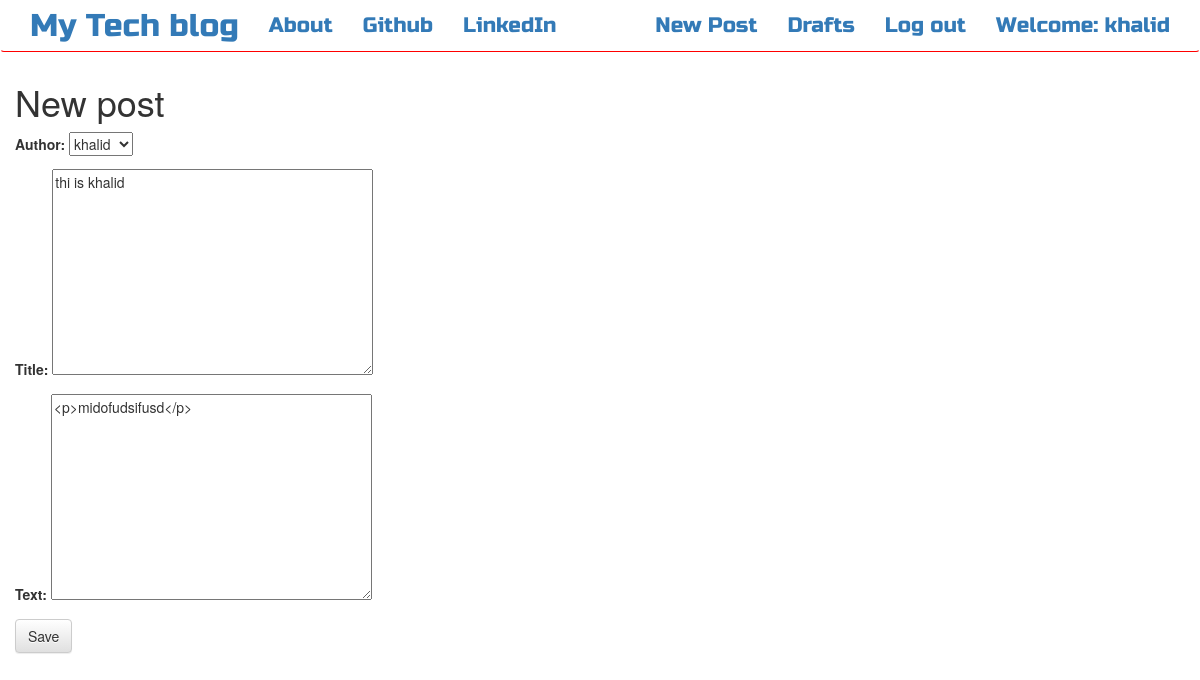
The page /post/7/edit/ (signed in) on the database its author committed.
### bloging/models.py (models this page shows, shortened)
class Post(models.Model):
    author = models.ForeignKey(User,on_delete=models.PROTECT)
    title = models.CharField(max_length=200)
    text = models.TextField()
    created_date = models.DateTimeField(default=timezone.now)
    published_date = models.DateTimeField(blank=True, null=True)

### bloging/views.py (the view)
# urls.py: url(r'^post/(?P<pk>\d+)/edit/$',views.PostUpdateView.as_view(),name='edit_post'),
class PostUpdateView(LoginRequiredMixin,UpdateView):
    login_url='/accounts/login/'
    redirect_field_name='bloging/post_detail.html'
    form_class=PostForm
    model=Post

### bloging/forms.py
class PostForm(forms.ModelForm):
    class Meta():
        model=Post
        fields=['author','title','text']
        widgets={
            'text':forms.Textarea(attrs={'class':'medium-editor-textarea editable postclass'}),
            'title':forms.Textarea(attrs={'class': 'title-class'})
        }

### bloging/template/bloging/post_form.html (shortened to what this page needs)
{% extends 'bloging/base.html' %}
{% block content %}
    <h1>New post</h1>
    <form method="POST" class="post-form">
    {{form.as_p}}
    <button type="submit" class="save btn btn-default">Save</button>
    </form>
{% endblock %}

### bloging/template/bloging/base.html (shortened to what this page needs)
<!DOCTYPE html>
{% load staticfiles %}
<html>
    <head>
        <link rel="stylesheet" href="https://maxcdn.bootstrapcdn.com/bootstrap/3.3.7/css/bootstrap.min.css">
        <link rel="stylesheet" href="https://maxcdn.bootstrapcdn.com/bootstrap/3.3.7/css/bootstrap-theme.min.css">
        <link rel="stylesheet" href="//cdn.jsdelivr.net/medium-editor/latest/css/medium-editor.min.css" type="text/css" media="screen" charset="utf-8">
        <link rel="stylesheet" href="{% static 'css/blog.css' %}">
<body class='loader'>
  <nav class="navbar navbar-success techfont custom-navbar " style="border-bottom: 1px solid red;">
    <div class="container">
      <ul class="nav navbar-nav">
        <li><a class='navbar-brand bigbrand' href="{% url 'post_list' %}">My Tech blog</a></li>
        <li><a href="{% url 'about'%}">About</a></li>
        <li><a href="https://www.github.com/modkhalid">Github</a></li>
        <li><a href="https://www.linkedin.com/in/mod-khalid-982553170/">LinkedIn</a></li>
      </ul>
      <ul class="nav navbar-nav navbar-right">
        {% if user.is_authenticated %}
        <li>
          <a href="{% url 'create_post' %}" >New Post</a>
        </li>
        <li>
          <a href="{% url 'post_draft' %}">Drafts</a>
        </li>
        <li>
          <a href="{% url 'logout' %}" >Log out</a>
        </li>
        <li>
          <a >Welcome: {{ user.username }}</a>
        </li>
          {% else %}
          <li><a class='nav navbar-right' href="{% url 'login' %}" ><span class="glyphicon glyphicon-user"></span></a></li>
        {% endif %}
      </ul>
  </div>
</nav>
        <div class="content container">
            <div class="row">
                  <div class="blog_posts">
                    {% block content %}
                    {% endblock %}
                  </div>
            </div>
        </div>
</body>
</html>

### bloging/static/css/blog.css (style rules this page uses)
.techfont { font-family: 'Russo One', sans-serif; font-size: 1.5em; margin-bottom: 10px; }
.bigbrand { font-size: 1.5em; }
.loader { filter:hue-rotate(0deg); color: linear-gradient(45deg,#0f8,#08f); animation:hue 5000ms infinite linear; }

### rows shown on the page
Post: author "khalid", title "thi is khalid", text "<p>midofudsifusd</p>"

### other values the page prints
{{ user.username }} "khalid"
